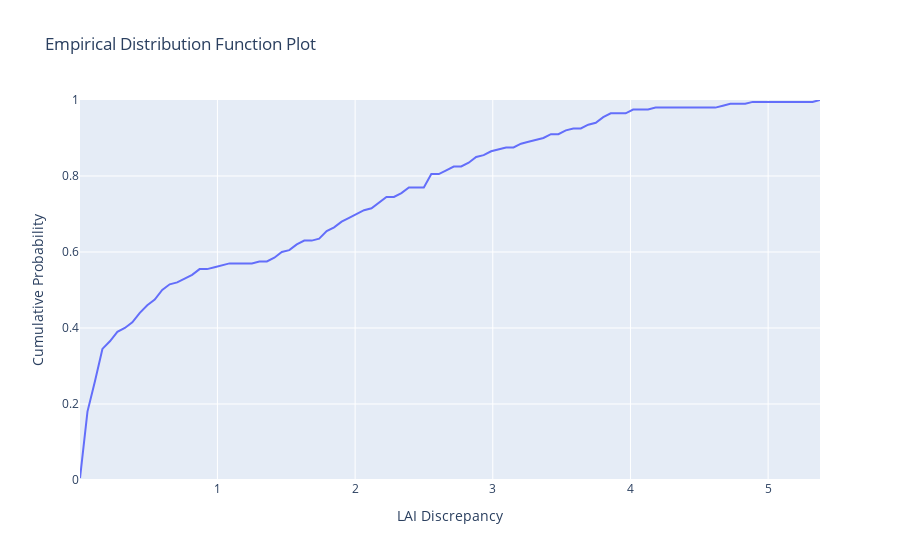
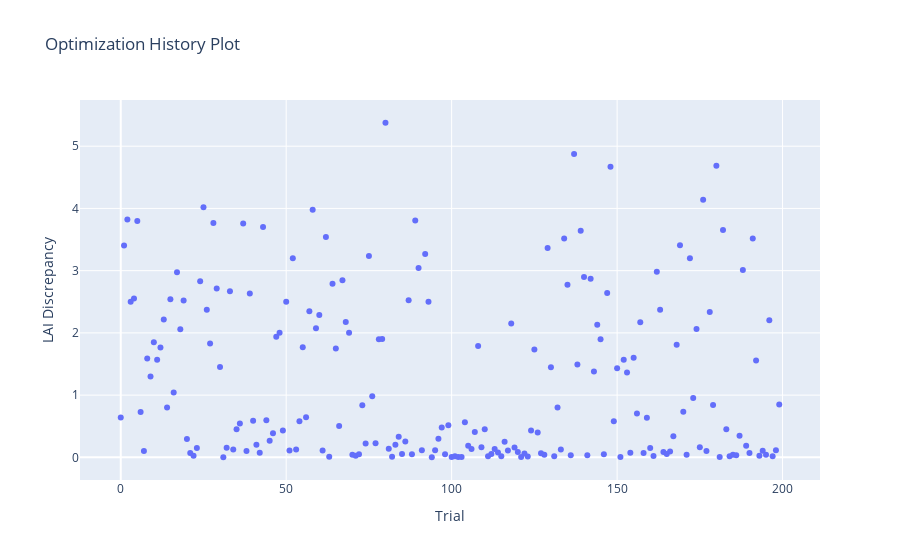
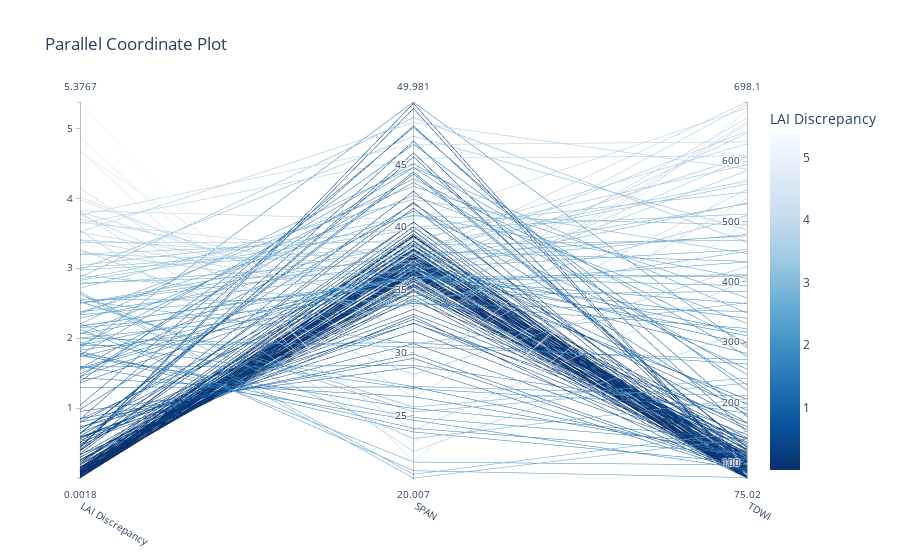
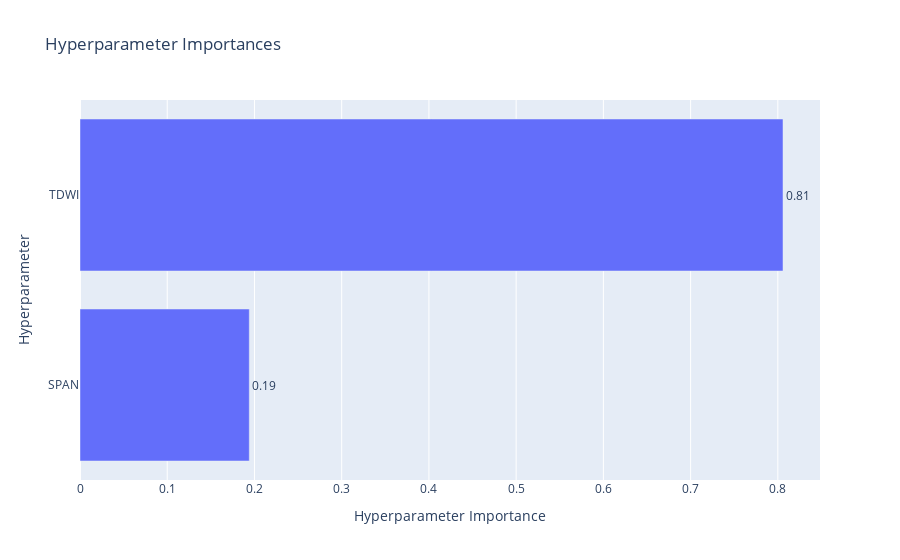

The cell these charts' notebook holds for them, in order:
### Markdown cell above
Let's run the multi-objective optimisation procedure, again using the TPES algorithm from the Optuna library.

### Code cell
import optuna
optuna.logging.set_verbosity(optuna.logging.WARNING)

specification = OptimisationMethodModel(
    experiment_name="optuna_optimisation",
    parameter_spec=parameter_spec,
    observed_data=observed_data,
    method="tpes",
    output_labels=["LAI Discrepancy", "TWSO Discrepancy"],
    directions=[
        "minimize", "minimize"
    ],
    n_jobs=1,
    n_iterations=200,
    method_kwargs=dict(n_startup_trials=10),
)

calibrator = OptimisationMethod(
    calibration_func=objective, specification=specification, engine="optuna"
)

calibrator.specify().execute().analyze()

### Figure 1 — Plotly figure (JSON) as saved in the notebook; plotly's stock layout.template omitted (floating-point values rounded to 4 significant figures)
{"data": [{"mode": "lines", "name": "optuna_optimisation", "type": "scatter", "x": [0.001789, 0.05608, 0.1104, 0.1647, 0.219, 0.2733, 0.3275, 0.3818, 0.4361, 0.4904, 0.5447, 0.599, 0.6533, 0.7076, 0.7619, 0.8162, 0.8705, 0.9248, 0.9791, 1.033, 1.088, 1.142, 1.196, 1.251, 1.305, 1.359, 1.413, 1.468, 1.522, 1.576, 1.631, 1.685, 1.739, 1.793, 1.848, 1.902, 1.956, 2.011, 2.065, 2.119, 2.173, 2.228, 2.282, 2.336, 2.391, 2.445, 2.499, 2.554, 2.608, 2.662, 2.716, 2.771, 2.825, 2.879, 2.934, 2.988, 3.042, 3.096, 3.151, 3.205, 3.259, 3.314, 3.368, 3.422, 3.476, 3.531, 3.585, 3.639, 3.694, 3.748, 3.802, 3.857, 3.911, 3.965, 4.019, 4.074, 4.128, 4.182, 4.237, 4.291, 4.345, 4.399, 4.454, 4.508, 4.562, 4.617, 4.671, 4.725, 4.78, 4.834, 4.888, 4.942, 4.997, 5.051, 5.105, 5.16, 5.214, 5.268, 5.322, 5.377], "y": [0.005, 0.18, 0.26, 0.345, 0.365, 0.39, 0.4, 0.415, 0.44, 0.46, 0.475, 0.5, 0.515, 0.52, 0.53, 0.54, 0.555, 0.555, 0.56, 0.565, 0.57, 0.57, 0.57, 0.57, 0.575, 0.575, 0.585, 0.6, 0.605, 0.62, 0.63, 0.63, 0.635, 0.655, 0.665, 0.68, 0.69, 0.7, 0.71, 0.715, 0.73, 0.745, 0.745, 0.755, 0.77, 0.77, 0.77, 0.805, 0.805, 0.815, 0.825, 0.825, 0.835, 0.85, 0.855, 0.865, 0.87, 0.875, 0.875, 0.885, 0.89, 0.895, 0.9, 0.91, 0.91, 0.92, 0.925, 0.925, 0.935, 0.94, 0.955, 0.965, 0.965, 0.965, 0.975, 0.975, 0.975, 0.98, 0.98, 0.98, 0.98, 0.98, 0.98, 0.98, 0.98, 0.98, 0.985, 0.99, 0.99, 0.99, 0.995, 0.995, 0.995, 0.995, 0.995, 0.995, 0.995, 0.995, 0.995, 1]}], "layout": {"title": {"text": "Empirical Distribution Function Plot"}, "xaxis": {"title": {"text": "LAI Discrepancy"}}, "yaxis": {"range": [0, 1], "title": {"text": "Cumulative Probability"}}}}

### Figure 2 — Plotly figure (JSON) as saved in the notebook; plotly's stock layout.template omitted (floating-point values rounded to 4 significant figures; data arrays with more than 128 entries replaced by an {"elided": "..."} marker saying what was removed)
{"data": [{"mode": "markers", "name": "LAI Discrepancy", "type": "scatter", "x": {"elided": "200 int values"}, "y": {"elided": "200 float values"}}, {"marker": {"color": "#cccccc"}, "mode": "markers", "name": "Infeasible Trial", "showlegend": false, "type": "scatter", "x": [], "y": []}], "layout": {"title": {"text": "Optimization History Plot"}, "xaxis": {"title": {"text": "Trial"}}, "yaxis": {"title": {"text": "LAI Discrepancy"}}}}

### Figure 3 — Plotly figure (JSON) as saved in the notebook; plotly's stock layout.template omitted (floating-point values rounded to 4 significant figures; data arrays with more than 128 entries replaced by an {"elided": "..."} marker saying what was removed)
{"data": [{"dimensions": [{"label": "LAI Discrepancy", "range": [0.001789, 5.377], "values": {"elided": "200 float values"}}, {"label": "SPAN", "range": [20.01, 49.98], "values": {"elided": "200 float values"}}, {"label": "TDWI", "range": [75.02, 698.1], "values": {"elided": "200 float values"}}], "labelangle": 30, "labelside": "bottom", "line": {"color": {"elided": "200 float values"}, "colorbar": {"title": {"text": "LAI Discrepancy"}}, "colorscale": [[0, "rgb(247,251,255)"], [0.125, "rgb(222,235,247)"], [0.25, "rgb(198,219,239)"], [0.375, "rgb(158,202,225)"], [0.5, "rgb(107,174,214)"], [0.625, "rgb(66,146,198)"], [0.75, "rgb(33,113,181)"], [0.875, "rgb(8,81,156)"], [1, "rgb(8,48,107)"]], "reversescale": true, "showscale": true}, "type": "parcoords"}], "layout": {"title": {"text": "Parallel Coordinate Plot"}}}

### Figure 4 — Plotly figure (JSON) as saved in the notebook; plotly's stock layout.template omitted (floating-point values rounded to 4 significant figures)
{"data": [{"cliponaxis": false, "hovertemplate": ["SPAN (FloatDistribution): 0.19407840429688486<extra></extra>", "TDWI (FloatDistribution): 0.8059215957031152<extra></extra>"], "name": "LAI Discrepancy", "orientation": "h", "text": ["0.19", "0.81"], "textposition": "outside", "type": "bar", "x": [0.1941, 0.8059], "y": ["SPAN", "TDWI"]}], "layout": {"title": {"text": "Hyperparameter Importances"}, "xaxis": {"title": {"text": "Hyperparameter Importance"}}, "yaxis": {"title": {"text": "Hyperparameter"}}}}
